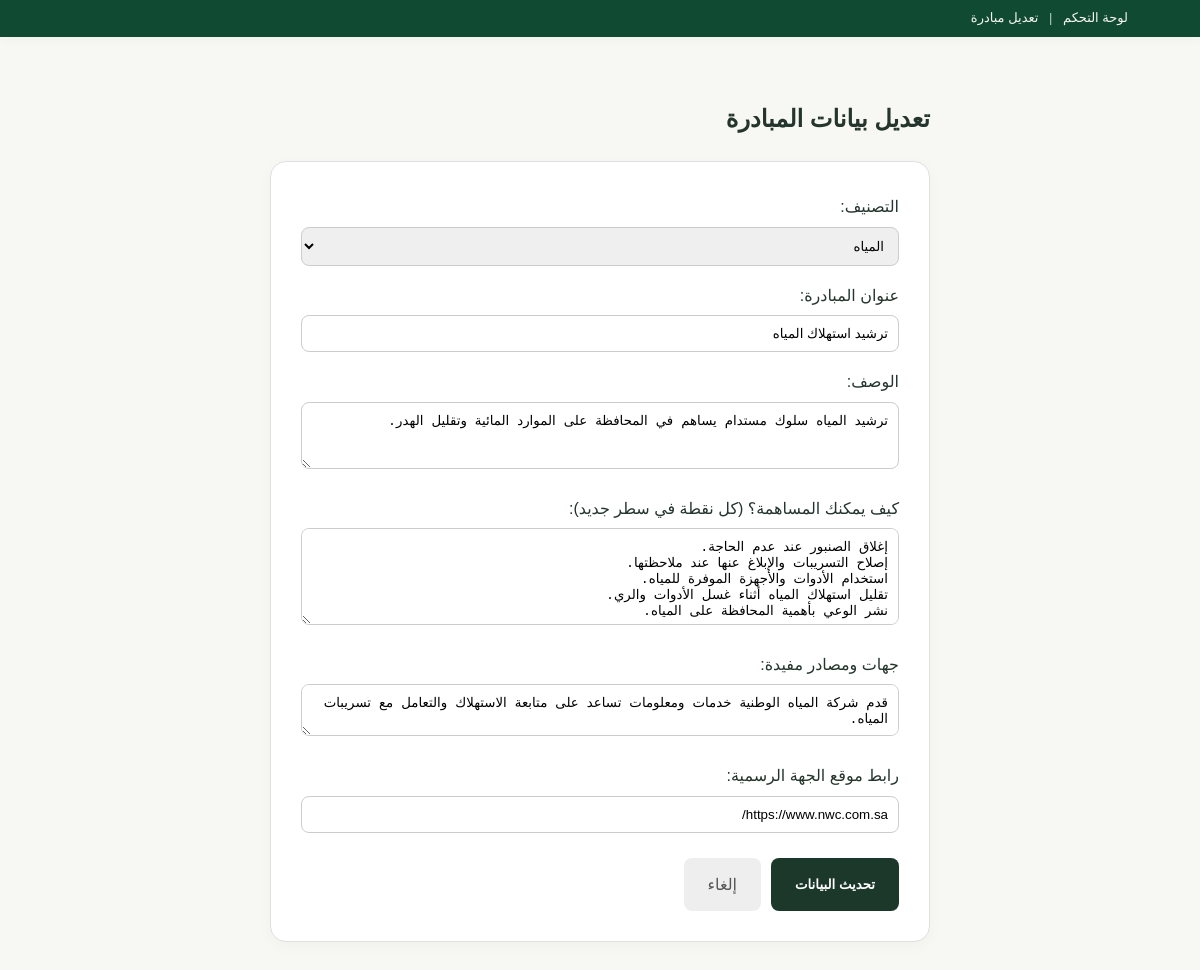
/edit.php?id=5 (signed in), run on the app's committed database.
### tables this page shows
CREATE TABLE `initiatives` (
  `id` int(11) NOT NULL,
  `category` varchar(255) NOT NULL,
  `title` varchar(255) NOT NULL,
  `description` text NOT NULL,
  `how_to_contribute` text NOT NULL,
  `source_text` text NOT NULL,
  `source_link` varchar(255) NOT NULL
);

### edit.php (the view, shortened to what this page needs)
<?php
require_once 'db.php';
$id = $_GET['id'] ?? null;
$stmt = $pdo->prepare("SELECT * FROM initiatives WHERE id = ?");
$stmt->execute([$id]);
$initiative = $stmt->fetch(PDO::FETCH_ASSOC);
?>
<!DOCTYPE html>
<html lang="ar" dir="rtl">
<head>
  <link rel="stylesheet" href="style.css">
</head>
<body>
<header class="site-header">
  <div class="top-strip">
    <div class="container strip-inner">
      <span>لوحة التحكم <span class="tiny-separator">|</span> تعديل مبادرة</span>
    </div>
  </div>
</header>
<main class="container" style="padding: 40px 20px; max-width: 700px;">
    <h2>تعديل بيانات المبادرة</h2>
   <form id="initiativeForm" method="POST" action="edit.php?id=<?= $initiative['id'] ?>" style="display: flex; flex-direction: column; gap: 15px; background: #fff; padding: 30px; border-radius: 16px; border: 1px solid #e0e0e0; box-shadow: 0 4px 16px rgba(0,0,0,0.03);">
        <label>التصنيف:
            <select name="category" style="width: 100%; padding: 10px; margin-top: 5px; border-radius: 8px; border: 1px solid #ccc;">
                <?php
                $categories = ['البيئة', 'المياه', 'النفايات', 'الطاقة', 'المجتمع', 'جودة الحياة'];
                foreach ($categories as $cat): ?>
                    <option value="<?= $cat ?>" <?= $initiative['category'] === $cat ? 'selected' : '' ?>><?= $cat ?></option>
                <?php endforeach; ?>
            </select>
        </label>
        <label>عنوان المبادرة:
            <input type="text" name="title" id="titleInput" value="<?= htmlspecialchars($initiative['title']) ?>" style="width: 100%; padding: 10px; margin-top: 5px; border-radius: 8px; border: 1px solid #ccc;">
        </label>
        <label>الوصف:
            <textarea name="description" rows="3" style="width: 100%; padding: 10px; margin-top: 5px; border-radius: 8px; border: 1px solid #ccc;"><?= htmlspecialchars($initiative['description']) ?></textarea>
        </label>
        <label>كيف يمكنك المساهمة؟ (كل نقطة في سطر جديد):
            <textarea name="how_to_contribute" rows="5" style="width: 100%; padding: 10px; margin-top: 5px; border-radius: 8px; border: 1px solid #ccc;"><?= htmlspecialchars($initiative['how_to_contribute']) ?></textarea>
        </label>
        <label>جهات ومصادر مفيدة:
            <textarea name="source_text" rows="2" style="width: 100%; padding: 10px; margin-top: 5px; border-radius: 8px; border: 1px solid #ccc;"><?= htmlspecialchars($initiative['source_text']) ?></textarea>
        </label>
        <label>رابط موقع الجهة الرسمية:
            <input type="url" name="source_link" value="<?= htmlspecialchars($initiative['source_link']) ?>" style="width: 100%; padding: 10px; margin-top: 5px; border-radius: 8px; border: 1px solid #ccc;">
        </label>
        <div style="display: flex; gap: 10px; margin-top: 10px;">
            <button type="button" id="submitBtn" style="background: #1b382b; color: #fff; padding: 12px 24px; border: none; border-radius: 8px; cursor: pointer; font-weight: 600;">تحديث البيانات</button>
            <a href="admin.php" style="padding: 12px 24px; text-decoration: none; color: #555; background: #eee; border-radius: 8px; display: inline-block;">إلغاء</a>
        </div>
</form>
</body>
</html>

### style.css (style rules this page uses)
* { box-sizing: border-box; }
html { scroll-behavior: smooth; }
body { margin: 0; color: #24352d; background: #f7f8f3; font-family: "Tajawal", Tahoma, Arial, sans-serif; line-height: 1.85; }
a { color: inherit; }
.container { width: 88%; max-width: 1240px; margin: 0 auto; }
.top-strip { background: #104a33; color: #f6f7ee; font-size: 13px; }
.strip-inner { min-height: 37px; display: flex; justify-content: space-between; align-items: center; gap: 15px; }
.tiny-separator { color: #b2d6ba; padding: 0 7px; }
.site-header { background: white; box-shadow: 0 2px 12px rgba(0, 0, 0, 0.035); }
h1, h2, h3, .brand-label strong, .footer-brand strong { font-family: "Cairo", "Tajawal", Tahoma, Arial, sans-serif; }

### data on the page
initiatives: category "المياه", title "ترشيد استهلاك المياه", description "ترشيد المياه سلوك مستدام يساهم في المحافظة على الموارد المائية وتقليل الهدر.", how_to_contribute "إغلاق الصنبور عند عدم الحاجة. إصلاح التسريبات والإبلاغ عنها عند ملاحظتها. استخدام الأدوات والأجهزة الموفرة للمياه. تقليل استهلاك المياه أثناء غسل الأدوات والري. نشر الوعي بأهمية المحافظة على المياه.", source_text "قدم شركة المياه الوطنية خدمات ومعلومات تساعد على متابعة الاستهلاك والتعامل مع تسريبات المياه.", source_link "https://www.nwc.com.sa/"
